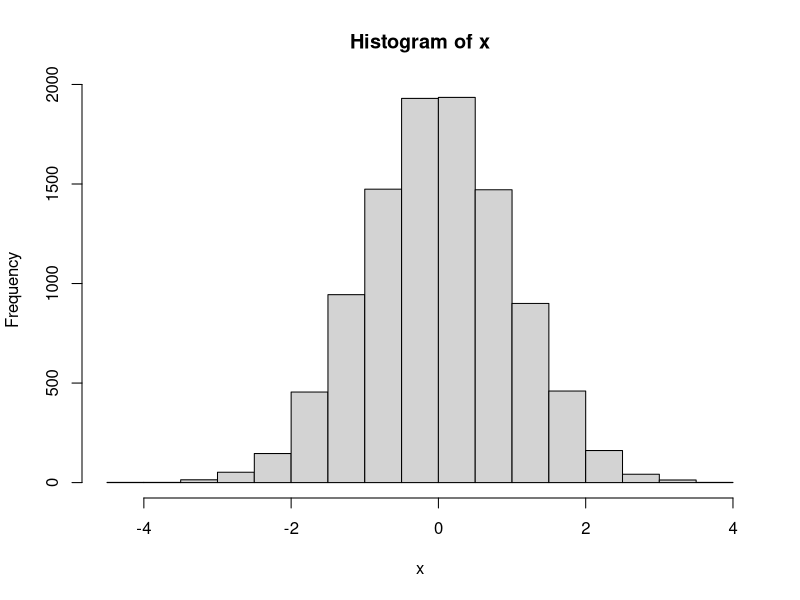

Write R code to recreate this figure.
## ---- chunk 1
#reminder: to create a function: function name <- function(arguments/inputs){code to run}
geometricMean <- function(x){
  prod(x)^(1/length(x))
  #takes the product of all of the values in the vector x, raises it to the 1/n, which is the same as taking the nth root of it.
}

vector <- c(1, 2, 3, 4, 5, 6, 7, 8, 9, 10, 25, 50, 100, 200, 1000)
#creates a vector: a series of data of the same data type
geometricMean(vector)
#runs our function that we just created on the vector we just created

#Note: na.rm = TRUE, and na.omit() can be helpful tools
## ---- chunk 2
sos <- function(x){
  sum((x-mean(x))^2)
  #takes the sum of the difference of each value from the mean of the whole vector, squared. 
}
sos(vector)
## ---- chunk 3
sampVariance <- function(x){
  (sum((x-mean(x))^2))/(length(x)-1)
}
sampVariance(vector)
## ---- chunk 4
stError <- function(x){
  sd(x)/sqrt(length(x))
}
stError(vector)
## ---- chunk 5
#create a random normal distribution using the rnorm(sample-size, mean, standard deviation) function
#the set.seed() function ensures that each time the function is run, it returns the same set of random numbers
x <- rnorm(10000, 0, 1)

#create a histogram of this norm
hist(x, freq = TRUE)

